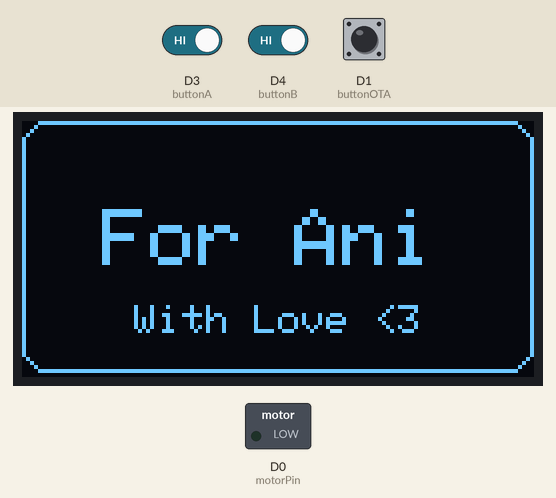
Bench run of a sketch on a simulated ESP8266 (Wemos D1 mini). Shown: 128×64 one-colour display, switched loads named in the sketch (green lamp = pin HIGH). Inputs (shaded band) come from the test bench; at power-on: D1 (buttonOTA) HIGH, D3 (buttonA) HIGH, D4 (buttonB) HIGH. WiFi joins after 1.5 s; servers stay silent unless stated; random numbers use the default seed unless the sketch sets one; what the sketch prints to the serial monitor is not drawn.

Above: at 0.5 s.
At 4.1 s:
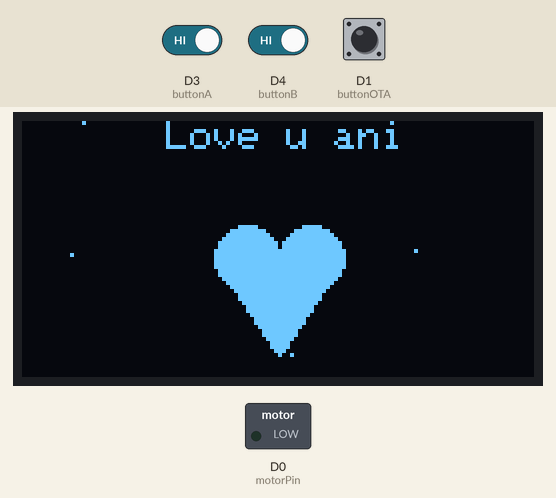
4.2 s: D1 (buttonOTA) pulled LOW for 0.15 s
At 9.7 s:
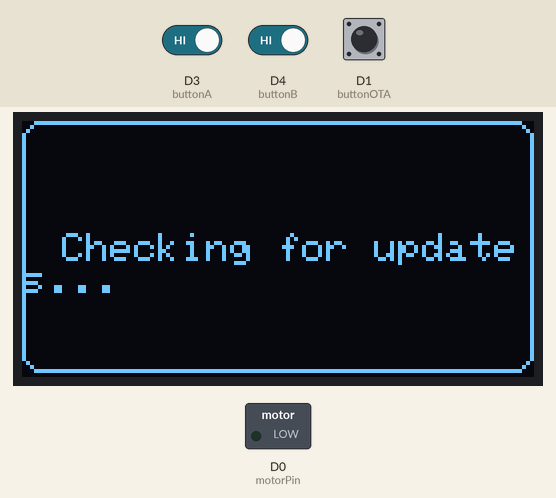
10.3 s: D3 (buttonA) driven LOW and D4 (buttonB) driven LOW
13.3 s: D4 (buttonB) driven HIGH
15.9 s: D4 (buttonB) driven LOW
At 17.1 s:
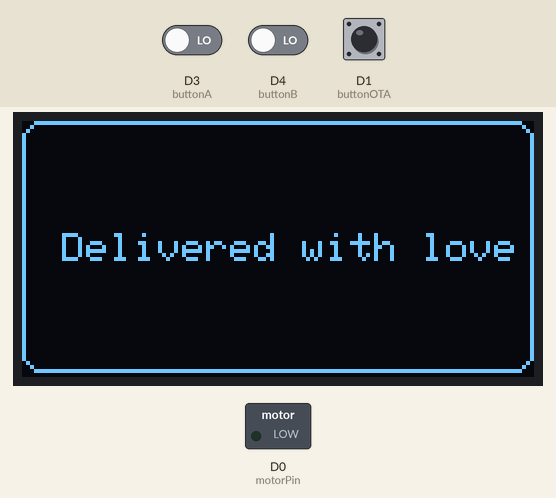
18.9 s: D1 (buttonOTA) pulled LOW for 1 s
At 19.7 s:
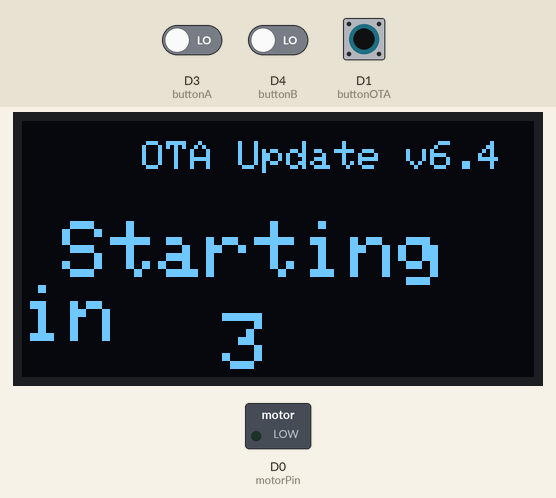
Timing chart, 0 to 21.9 s (numbered marks = the images above; inputs shaded):
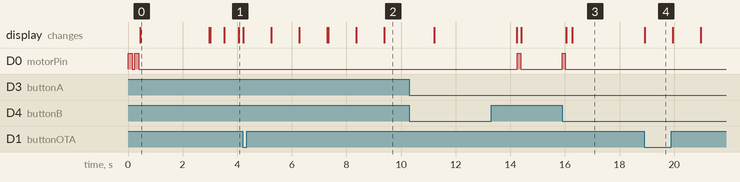

The sketch:

ani_esp.ino
```cpp
#include <ESP8266WiFi.h>
#include <WiFiClientSecure.h>
#include <ESP8266HTTPClient.h>
#include <ESP8266httpUpdate.h>
#include <Adafruit_GFX.h>
#include <Adafruit_SSD1306.h>

#define SCREEN_WIDTH 128
#define SCREEN_HEIGHT 64
#define OLED_RESET -1

void vibrateBuzz(int duration);

Adafruit_SSD1306 display(SCREEN_WIDTH, SCREEN_HEIGHT, &Wire, OLED_RESET);

const int buttonA = D3;
const int buttonB = D4;
const int buttonOTA = D1;

const char* ssidList[] = {"Soorya ", "OnePlus12", "LoveLink"};
const char* passwordList[] = {"mgm123@#", "gfg123@#", "heartwifi@2024"};
const char* pushToken = "o.ECclJ7uRP0wqiXXn0ryZflwgPS9lk9nJ";
const char* host = "api.pushbullet.com";
const int httpsPort = 443;

const char* otaUrl = "https://esp8266-ota.pages.dev/backup.bin";

const char* memories[] = {
  "1st & foremost I love you",
  "14th Nov - Made you mine\n6 is your bday, I remember ok hehe",
  "Those little dates we went together\nwere the best days of my life ",
  "When you made me feel safe,\nI really felt like a kid",
  "Holding your hands is still my weakness",
  "ur cheeks r to die for",
  "My kid is damn lucky to have u",
  "never ever feel like u r not enough\nbecause u are",
  "when things get tough, call me\n ill never let u go",
  "no matter how tough it gets ill always be there",
  "u really annoy me but i love it",
  "u bring the spice into my life",
  "u are gonnna be a great doctor",
  "ur belly is really cozy to hold",
  "u r perfect baby",
  "remember the time u made me eat\nall the left over chocolala on feb 14th?",
  "wear the ring idiot ik u not wearing rn"
};
const int memoryCount = sizeof(memories) / sizeof(memories[0]);
int currentMemory = 0;
unsigned long lastMemoryTime = 0;

enum State { SPLASH, HEART, MEMORY, SENDING, SENT_OK, SENT_FAIL };
State screenState = SPLASH;
unsigned long screenTimer = 0;
bool heartBeatUp = true;
unsigned long lastHeartUpdate = 0;

unsigned long lastDebounceTimeA = 0;
unsigned long lastDebounceTimeB = 0;
unsigned long lastDebounceTimeOTA = 0;
const unsigned long debounceDelay = 50;

const int motorPin = D0;

void setup() {
  Serial.begin(115200);
  pinMode(buttonA, INPUT_PULLUP);
  pinMode(buttonB, INPUT_PULLUP);
  pinMode(buttonOTA, INPUT_PULLUP);
  pinMode(motorPin, OUTPUT);
  digitalWrite(motorPin, LOW);

  vibrateBuzz(150);
  delay(100);
  vibrateBuzz(150);

  display.begin(SSD1306_SWITCHCAPVCC, 0x3C);
  display.clearDisplay();
  display.setTextColor(SSD1306_WHITE);

  showSplash();
  delay(2500);
  showHeart();
  screenState = HEART;
}

void loop() {
  static bool lastA = HIGH;
  static bool lastB = HIGH;
  static bool lastOTA = HIGH;

  bool currA = digitalRead(buttonA);
  bool currB = digitalRead(buttonB);
  bool currOTA = digitalRead(buttonOTA);

  if (lastA == HIGH && currA == LOW && (millis() - lastDebounceTimeA) > debounceDelay) {
    lastDebounceTimeA = millis();
    handleButtonA();
  }
  if (lastB == HIGH && currB == LOW && (millis() - lastDebounceTimeB) > debounceDelay) {
    lastDebounceTimeB = millis();
    handleButtonB();
  }
  if (lastOTA == HIGH && currOTA == LOW && (millis() - lastDebounceTimeOTA) > debounceDelay) {
    lastDebounceTimeOTA = millis();
    handleOTAUpdate();
  }

  lastA = currA;
  lastB = currB;
  lastOTA = currOTA;

  if (screenState == MEMORY && millis() - lastMemoryTime > 45000) {
    showHeart();
    screenState = HEART;
  }

  if (screenState == HEART && millis() - lastHeartUpdate > 500) {
    drawBeatingHeart(heartBeatUp);
    heartBeatUp = !heartBeatUp;
    lastHeartUpdate = millis();
  }

  if ((screenState == SENT_OK || screenState == SENT_FAIL) && millis() > screenTimer) {
    showHeart();
    screenState = HEART;
  }
}

void handleButtonA() {
  vibrateBuzz(120);
  currentMemory = (currentMemory + 1) % memoryCount;
  display.clearDisplay();
  display.drawRoundRect(0, 0, SCREEN_WIDTH, SCREEN_HEIGHT - 1, 5, SSD1306_WHITE);
  display.setTextSize(1);
  display.setCursor(15, 3);
  display.println("Our Memory Vault");
  display.drawFastHLine(10, 13, 108, SSD1306_WHITE);
  display.setCursor(5, 20);
  display.setTextWrap(true);
  display.println(memories[currentMemory]);
  display.display();
  screenState = MEMORY;
  lastMemoryTime = millis();
}

void handleButtonB() {
  vibrateBuzz(120);
  sendPushNotification();
}

void showSplash() {
  display.clearDisplay();
  display.drawRoundRect(0, 0, SCREEN_WIDTH, SCREEN_HEIGHT - 1, 6, SSD1306_WHITE);
  display.setTextSize(2);
  display.setCursor(20, 22);
  display.println("For Ani");
  display.setTextSize(1);
  display.setCursor(28, 46);
  display.println("With Love <3");
  display.display();
}

void showHeart() {
  screenState = HEART;
  lastHeartUpdate = 0;
  heartBeatUp = true;
  drawBeatingHeart(true);
}

void drawBeatingHeart(bool large) {
  display.clearDisplay();
  display.setTextSize(1);
  display.setCursor(36, 0);
  display.println("Love u ani");

  int cx = SCREEN_WIDTH / 2;
  int cy = SCREEN_HEIGHT / 2 + 10;
  int r = large ? 8 : 6;

  display.fillCircle(cx - r, cy - r, r, SSD1306_WHITE);
  display.fillCircle(cx + r, cy - r, r, SSD1306_WHITE);
  display.fillTriangle(cx - 2 * r, cy - r, cx + 2 * r, cy - r, cx, cy + 2 * r, SSD1306_WHITE);

  for (int i = 0; i < 10; i++) {
    int x = random(0, SCREEN_WIDTH);
    int y = random(0, SCREEN_HEIGHT);
    if (random(0, 2) == 0) {
      display.drawPixel(x, y, SSD1306_WHITE);
    }
  }

  display.display();
}

void showMessage(const char* msg) {
  display.clearDisplay();
  display.setTextSize(1);
  display.drawRoundRect(0, 0, SCREEN_WIDTH, SCREEN_HEIGHT - 1, 5, SSD1306_WHITE);
  display.setCursor(10, 28);
  display.print(msg);
  display.display();
}

void sendPushNotification() {
  screenState = SENDING;
  showMessage("Sending magic...");

  if (WiFi.status() != WL_CONNECTED) {
    for (int i = 0; i < 3; i++) {
      WiFi.begin(ssidList[i], passwordList[i]);
      unsigned long start = millis();
      while (WiFi.status() != WL_CONNECTED && millis() - start < 5000) {
        delay(200);
      }
      if (WiFi.status() == WL_CONNECTED) break;
    }
  }

  if (WiFi.status() != WL_CONNECTED) {
    showMessage("Wi-Fi Failed");
    screenState = SENT_FAIL;
    screenTimer = millis() + 3000;
    return;
  }

  WiFiClientSecure client;
  client.setInsecure();

  if (!client.connect(host, httpsPort)) {
    showMessage("Push Failed");
    screenState = SENT_FAIL;
    screenTimer = millis() + 3000;
    return;
  }

  String body = "{\"type\": \"note\", \"title\": \"From Ani\", \"body\": \"She pressed the button!\"}";

  client.print(String("POST ") + "/v2/pushes" + " HTTP/1.1\r\n" +
               "Host: " + host + "\r\n" +
               "Authorization: Bearer " + pushToken + "\r\n" +
               "Content-Type: application/json\r\n" +
               "Content-Length: " + body.length() + "\r\n\r\n" +
               body);

  showMessage("Delivered with love");
  screenState = SENT_OK;
  screenTimer = millis() + 3000;
}

void vibrateBuzz(int duration = 150) {
  digitalWrite(motorPin, HIGH);
  delay(duration);
  digitalWrite(motorPin, LOW);
}

void handleOTAUpdate() {
  for (int i = 3; i > 0; i--) {
    display.clearDisplay();
    display.setTextSize(1);
    display.setCursor(30, 5);
    display.println("OTA Update v6.4");
    display.setTextSize(2);
    display.setCursor(10, 25);
    display.println("Starting in");
    display.setCursor(50, 48);
    display.print(i);
    display.display();
    delay(1000);
  }

  display.clearDisplay();
  display.setTextSize(1);
  display.setCursor(30, 22);
  display.println("Checking for");
  display.setCursor(40, 35);
  display.println("updates");
  display.display();

  display.setCursor(45, 40);
  display.println("2...");
  display.display();
  delay(1000);

  display.setCursor(45, 40);
  display.println("1...");
  display.display();
  delay(1000);

  showMessage("Checking for updates...");

  if (WiFi.status() != WL_CONNECTED) {
    for (int i = 0; i < 3; i++) {
      WiFi.begin(ssidList[i], passwordList[i]);
      unsigned long start = millis();
      while (WiFi.status() != WL_CONNECTED && millis() - start < 5000) {
        delay(200);
      }
      if (WiFi.status() == WL_CONNECTED) break;
    }
  }

  if (WiFi.status() != WL_CONNECTED) {
    showMessage("Wi-Fi Failed");
    delay(3000);
    showHeart();
    return;
  }

  WiFiClientSecure client;
  client.setInsecure();

  Serial.print("Connecting to: ");
  Serial.println(otaUrl);

  t_httpUpdate_return ret = ESPhttpUpdate.update(client, otaUrl);

  Serial.printf("OTA Result: %d - %s\n", ret, ESPhttpUpdate.getLastErrorString().c_str());

  switch (ret) {
    case HTTP_UPDATE_FAILED:
      showMessage("OTA Failed");
      break;
    case HTTP_UPDATE_NO_UPDATES:
      showMessage("No Update Found");
      break;
    case HTTP_UPDATE_OK:
      showMessage("Updated! Rebooting");
      delay(1000);
      ESP.restart();
      break;
  }

  delay(3000);
  showHeart();
}
```

Measured:
- after the input at 15.9 s, D0 (motorPin): LOW → HIGH at once, → LOW 0.12 s later; the display: first changes after 0.15 s (image 3 shows a later state)
- what the display in image 0 shows lasts 2.5 s, from 0.5 s to 3.0 s
